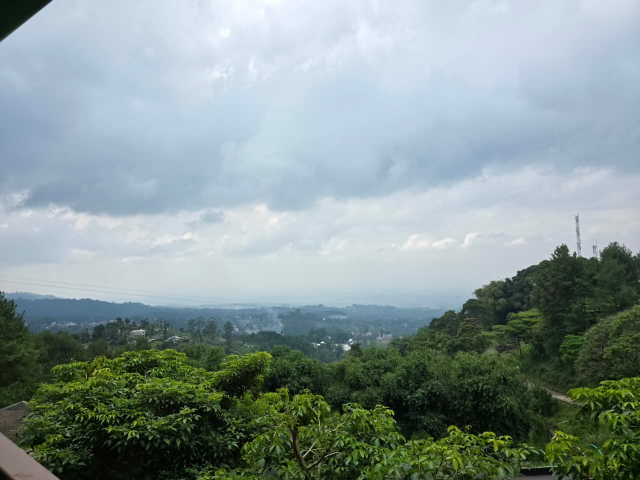
#> input picture image.png, 1280 x 960 px (shown at 1/2 size)
$ jupyter execute --allow-errors CVL_Assignment01.ipynb
#> lines starting #> are read from the running program, lines starting #| are printed output that depends on the picture
[cell 1]
import matplotlib.pyplot as plt
import cv2
import numpy as np

show_img = cv2.imread('image.png')
#> show_img is the input picture: shape (960, 1280, 3); mean B, G, R 149.8, 151.3, 135.1

img_rgb = cv2.cvtColor(show_img, cv2.COLOR_BGR2RGB)

plt.xticks([])
plt.yticks([])
plt.imshow(img_rgb)

[cell 2]
# ORIGINAL IMAGE TO BLUR IMAGE
k_size = 31

#Blur Image
mean_filter = np.ones((k_size,k_size), np.float32) / (k_size * k_size)
mean_filter2 = cv2.filter2D(img_rgb, -1, mean_filter)

#Dark Image
dark_img = cv2.convertScaleAbs(img_rgb, alpha=1.0, beta=-50)

#bright Image
bright_img = cv2.convertScaleAbs(img_rgb, alpha=1.0, beta=50)

#low contrast Image
low_contrast_img = cv2.convertScaleAbs(img_rgb, alpha=0.4, beta=0)
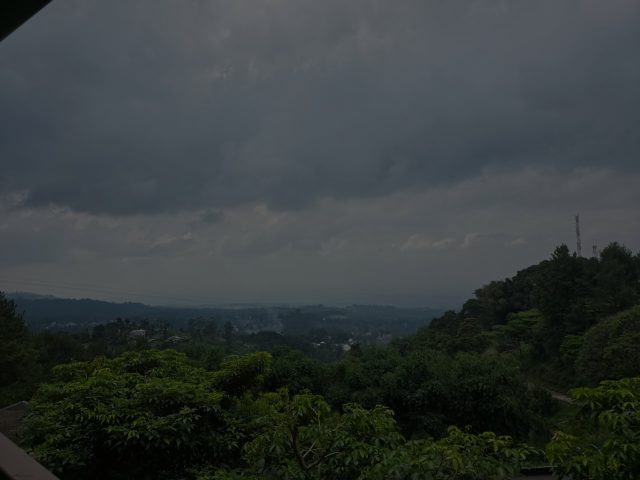
#> low_contrast_img: shape (960, 1280, 3) (shown at 1/2 size); mean R, G, B 54, 60.5, 59.9

#High Contrast Image
high_contrast_img = cv2.convertScaleAbs(img_rgb, alpha=1.8, beta=0)
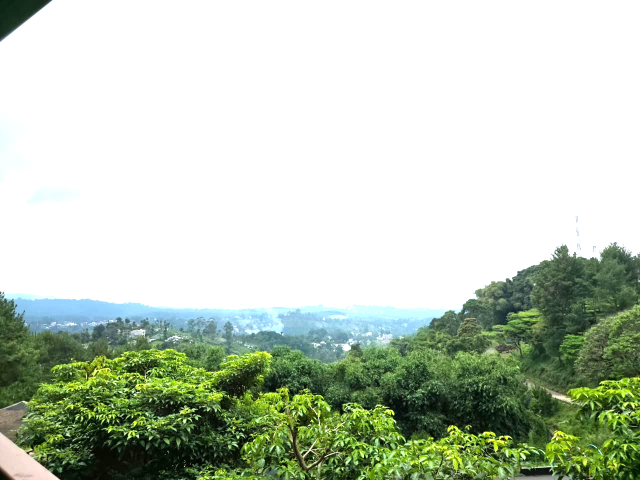
#> high_contrast_img: shape (960, 1280, 3) (shown at 1/2 size); mean R, G, B 191.1, 202.7, 185.5

#Low Resolution
low_resolution_img = cv2.resize(img_rgb, (100, 50))

#High Resolution
high_resolution_img = cv2.resize(low_resolution_img, (1920, 1080))
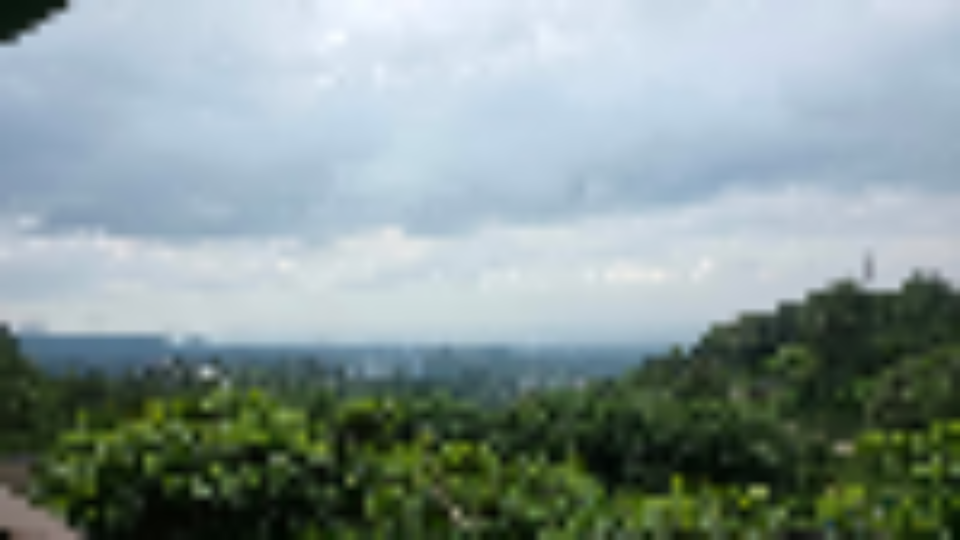
#> high_resolution_img: shape (1080, 1920, 3) (shown at 1/2 size); mean R, G, B 135.1, 151.4, 149.8

#Noise
row,col,ch = img_rgb.shape
#> row = 960; col = 1280; ch = 3
mean = 0
sigma = 50
gaus = np.random.normal(mean, sigma, (row, col, ch)).astype('uint8')

noise_img = cv2.add(img_rgb, gaus)
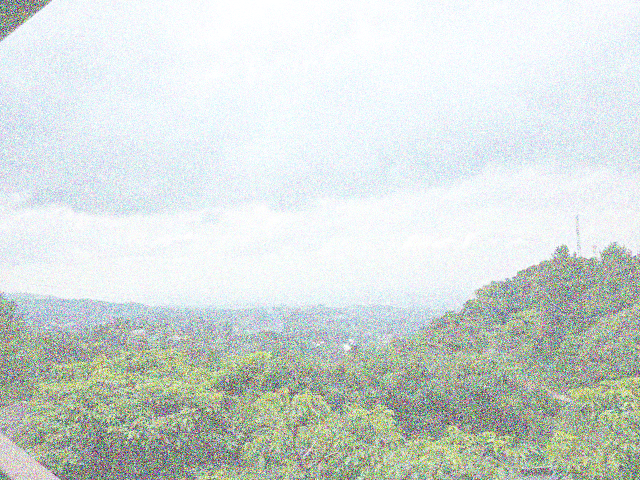
#> noise_img: shape (960, 1280, 3) (shown at 1/2 size); mean R, G, B 209.8, 217.6, 213.7


plt.subplot(3,3,1)
plt.imshow(img_rgb)
plt.title("Blur Image")
plt.axis("off")

plt.subplot(3,3,2)
plt.imshow(mean_filter2)
plt.title("Deblur Image")
plt.axis("off")

plt.subplot(3,3,3)
plt.imshow(dark_img)
plt.title("Dark Image")
plt.axis("off")

plt.subplot(3,3,4)
plt.imshow(bright_img)
plt.title("Bright Image")
plt.axis("off")

plt.subplot(3,3,5)
plt.imshow(low_contrast_img)
plt.title("Low Contrast")
plt.axis("off")

plt.subplot(3,3,6)
plt.imshow(high_contrast_img)
plt.title("High Contrast")
plt.axis("off")

plt.subplot(3,3,7)
plt.imshow(low_resolution_img)
plt.title("Low Resolution")
plt.axis("off")

plt.subplot(3,3,8)
plt.imshow(high_resolution_img)
plt.title("High Resolution")
plt.axis("off")

plt.subplot(3,3,9)
plt.imshow(noise_img)
plt.title("Noise")
plt.axis("off")

plt.tight_layout()
plt.show()

[cell 3]
# BLUR IMAGE TO ORIGINAL IMAGE
blur_img2 = cv2.imread('blur_img.png')
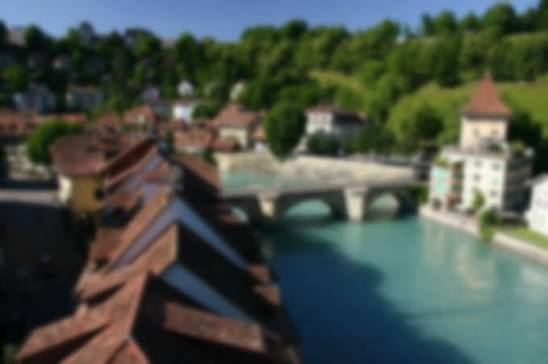
#> input picture blur_img.png, 548 x 364 px
#> blur_img2 is the input picture: shape (364, 548, 3); mean B, G, R 74.9, 83.2, 75.1

img_rgb = cv2.cvtColor(blur_img2, cv2.COLOR_BGR2RGB)
#> img_rgb: shape (364, 548, 3)

kernel = np.array([[0, -3, 0], [-3, 13, -3], [0, -3, 0]])
deblur = cv2.filter2D(img_rgb, -1, kernel)

plt.figure(figsize=(10,5))

plt.subplot(1,2,1)
plt.imshow(img_rgb)
plt.title("Blur Image Original")
plt.axis("off")

plt.subplot(1,2,2)
plt.imshow(deblur)
plt.title("Deblur Image")
plt.axis("off")

[cell 4]
#Dark Image Enchanment

img_dark = cv2.imread('dark_img.png')
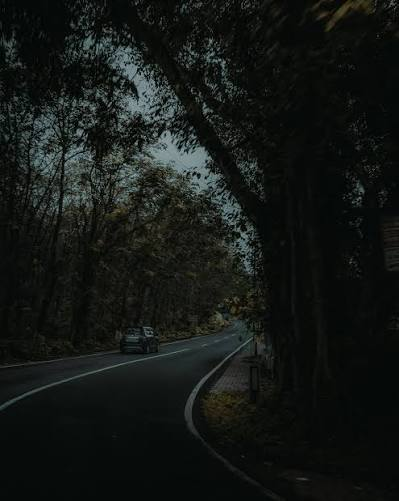
#> input picture dark_img.png, 399 x 501 px
#> img_dark is the input picture: shape (501, 399, 3); mean B, G, R 21.3, 23.8, 20.2

ench_img = cv2.convertScaleAbs(img_dark, alpha=1.0, beta=50)

plt.subplot(1,2,1)
plt.imshow(img_dark)
plt.title("Dark Image")
plt.axis("off")

plt.subplot(1,2,2)
plt.imshow(ench_img)
plt.title("Enchant Image")
plt.axis("off")
#> figure, not shown here; B, G, R data is drawn as R, G, B

[cell 5]
#Brightness Image

img_bright = cv2.imread('bright_img.png')
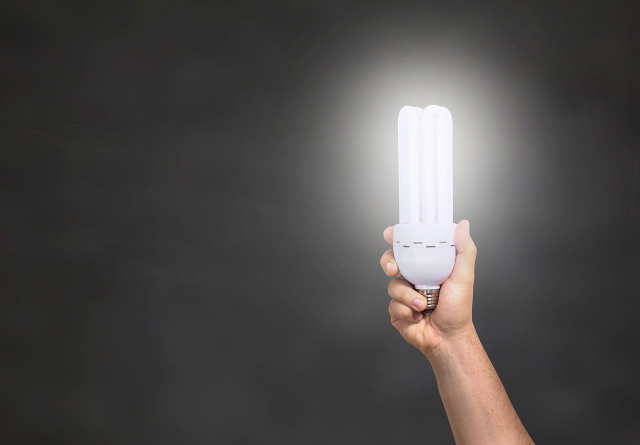
#> input picture bright_img.png, 1280 x 890 px (shown at 1/2 size)
#> img_bright is the input picture: shape (890, 1280, 3); mean B, G, R 73.1, 74.4, 76.9

ench_img = cv2.convertScaleAbs(img_bright, alpha=1.0, beta=-50)
#> ench_img: shape (890, 1280, 3)

plt.subplot(1,2,1)
plt.imshow(img_bright)
plt.title("Bright Image")
plt.axis("off")

plt.subplot(1,2,2)
plt.imshow(ench_img)
plt.title("Enchant Image")
plt.axis("off")
#> figure, not shown here; B, G, R data is drawn as R, G, B

[cell 6]
#Low Resolution

img_low = cv2.imread('low_reso_img.png')
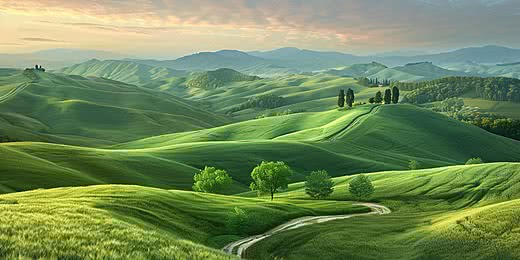
#> input picture low_reso_img.png, 520 x 260 px
#> img_low is the input picture: shape (260, 520, 3); mean B, G, R 88.9, 136.9, 112.6

ench_img = cv2.resize(img_low, (1920, 1080))
#> ench_img: shape (1080, 1920, 3)

plt.subplot(1,2,1)
plt.imshow(img_low)
plt.title("Low Resolution Image")
plt.axis("off")

plt.subplot(1,2,2)
plt.imshow(ench_img)
plt.title("Enchant Image")
plt.axis("off")
#> figure, not shown here; B, G, R data is drawn as R, G, B

[cell 7]
#High Contrast Image

img_high_con = cv2.imread('high_con_img.png')
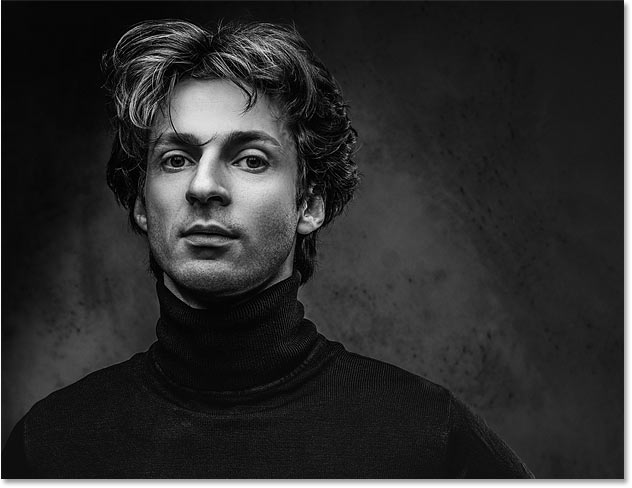
#> input picture high_con_img.png, 632 x 488 px
#> img_high_con is the input picture: shape (488, 632, 3); min 0, max 255, mean 44.5

ench_img = cv2.convertScaleAbs(img_high_con, alpha=0.7, beta=38)
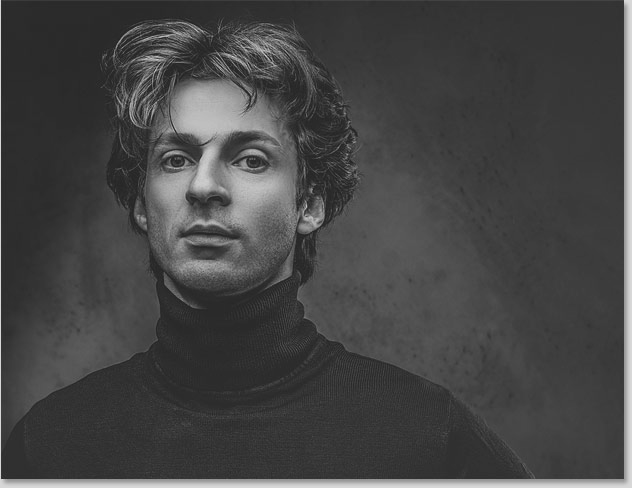
#> ench_img: shape (488, 632, 3); min 38, max 216, mean 69.1

plt.subplot(1,2,1)
plt.imshow(img_high_con)
plt.title("High Constrast Image")
plt.axis("off")

plt.subplot(1,2,2)
plt.imshow(ench_img)
plt.title("Enchant Image")
plt.axis("off")
